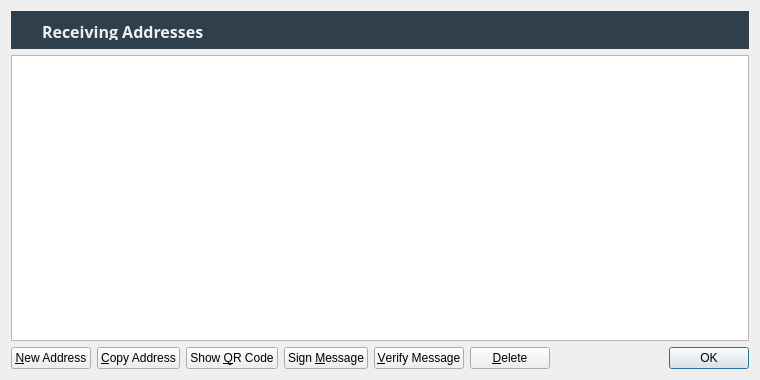
<?xml version="1.0" encoding="UTF-8"?>
<ui version="4.0">
 <class>AddressBookPage</class>
 <widget class="QWidget" name="AddressBookPage">
  <property name="geometry">
   <rect>
    <x>0</x>
    <y>0</y>
    <width>760</width>
    <height>380</height>
   </rect>
  </property>
  <property name="windowTitle">
   <string>Address Book</string>
  </property>
  <layout class="QVBoxLayout" name="verticalLayout">
   <property name="topMargin">
    <number>11</number>
   </property>
   <item>
    <widget class="QWidget" name="labelExplanation" native="true">
     <property name="maximumSize">
      <size>
       <width>16777215</width>
       <height>38</height>
      </size>
     </property>
     <property name="styleSheet">
      <string notr="true">background-color: #303F4C;</string>
     </property>
     <layout class="QHBoxLayout" name="horizontalLayout_4_1_2">
      <property name="spacing">
       <number>6</number>
      </property>
      <property name="topMargin">
       <number>9</number>
      </property>
      <item>
       <widget class="QLabel" name="label_2">
        <property name="minimumSize">
         <size>
          <width>16</width>
          <height>0</height>
         </size>
        </property>
        <property name="maximumSize">
         <size>
          <width>16</width>
          <height>16777215</height>
         </size>
        </property>
        <property name="text">
         <string>&lt;html&gt;&lt;head/&gt;&lt;body&gt;&lt;p&gt;&lt;img src=&quot;:/icons/addresses&quot;/&gt;&lt;/p&gt;&lt;/body&gt;&lt;/html&gt;</string>
        </property>
       </widget>
      </item>
      <item>
       <widget class="QLabel" name="label_5_1_2">
        <property name="font">
         <font>
          <family>Open Sans, sans-serif</family>
         </font>
        </property>
        <property name="styleSheet">
         <string notr="true">margin-top:-2px;</string>
        </property>
        <property name="text">
         <string>&lt;html&gt;&lt;head/&gt;&lt;body&gt;&lt;p&gt;&lt;span style=&quot; font-size:12pt; font-weight:600; color:#eff0f1;&quot;&gt; Receiving Addresses &lt;/span&gt;&lt;/p&gt;&lt;/body&gt;&lt;/html&gt;</string>
        </property>
       </widget>
      </item>
      <item>
       <spacer name="horizontalSpacer_2_1_2">
        <property name="orientation">
         <enum>Qt::Horizontal</enum>
        </property>
        <property name="sizeHint" stdset="0">
         <size>
          <width>40</width>
          <height>20</height>
         </size>
        </property>
       </spacer>
      </item>
     </layout>
    </widget>
   </item>
   <item>
    <widget class="QTableView" name="tableView">
     <property name="contextMenuPolicy">
      <enum>Qt::CustomContextMenu</enum>
     </property>
     <property name="toolTip">
      <string>Double-click to edit address or label</string>
     </property>
     <property name="tabKeyNavigation">
      <bool>false</bool>
     </property>
     <property name="alternatingRowColors">
      <bool>true</bool>
     </property>
     <property name="selectionMode">
      <enum>QAbstractItemView::SingleSelection</enum>
     </property>
     <property name="selectionBehavior">
      <enum>QAbstractItemView::SelectRows</enum>
     </property>
     <property name="sortingEnabled">
      <bool>true</bool>
     </property>
     <attribute name="verticalHeaderVisible">
      <bool>false</bool>
     </attribute>
    </widget>
   </item>
   <item>
    <layout class="QHBoxLayout" name="horizontalLayout">
     <item>
      <widget class="QPushButton" name="newAddressButton">
       <property name="toolTip">
        <string>Create a new address</string>
       </property>
       <property name="text">
        <string>&amp;New Address</string>
       </property>
       <property name="icon">
        <iconset resource="../bitcoin.qrc">
         <normaloff>:/icons/add2</normaloff>:/icons/add2</iconset>
       </property>
      </widget>
     </item>
     <item>
      <widget class="QPushButton" name="copyToClipboard">
       <property name="toolTip">
        <string>Copy the currently selected address to the system clipboard</string>
       </property>
       <property name="text">
        <string>&amp;Copy Address</string>
       </property>
       <property name="icon">
        <iconset resource="../bitcoin.qrc">
         <normaloff>:/icons/editcopy</normaloff>:/icons/editcopy</iconset>
       </property>
      </widget>
     </item>
     <item>
      <widget class="QPushButton" name="showQRCode">
       <property name="text">
        <string>Show &amp;QR Code</string>
       </property>
       <property name="icon">
        <iconset resource="../bitcoin.qrc">
         <normaloff>:/icons/qrcode</normaloff>:/icons/qrcode</iconset>
       </property>
      </widget>
     </item>
     <item>
      <widget class="QPushButton" name="signMessage">
       <property name="toolTip">
        <string>Sign a message to prove you own a Amsterex address</string>
       </property>
       <property name="text">
        <string>Sign &amp;Message</string>
       </property>
       <property name="icon">
        <iconset resource="../bitcoin.qrc">
         <normaloff>:/icons/edit</normaloff>:/icons/edit</iconset>
       </property>
      </widget>
     </item>
     <item>
      <widget class="QPushButton" name="verifyMessage">
       <property name="toolTip">
        <string>Verify a message to ensure it was signed with a specified Amsterex address</string>
       </property>
       <property name="text">
        <string>&amp;Verify Message</string>
       </property>
       <property name="icon">
        <iconset resource="../bitcoin.qrc">
         <normaloff>:/icons/verify2</normaloff>:/icons/verify2</iconset>
       </property>
      </widget>
     </item>
     <item>
      <widget class="QPushButton" name="deleteButton">
       <property name="toolTip">
        <string>Delete the currently selected address from the list</string>
       </property>
       <property name="text">
        <string>&amp;Delete</string>
       </property>
       <property name="icon">
        <iconset resource="../bitcoin.qrc">
         <normaloff>:/icons/remove2</normaloff>:/icons/remove2</iconset>
       </property>
      </widget>
     </item>
     <item>
      <spacer name="horizontalSpacer">
       <property name="orientation">
        <enum>Qt::Horizontal</enum>
       </property>
       <property name="sizeHint" stdset="0">
        <size>
         <width>40</width>
         <height>20</height>
        </size>
       </property>
      </spacer>
     </item>
     <item>
      <widget class="QDialogButtonBox" name="buttonBox">
       <property name="sizePolicy">
        <sizepolicy hsizetype="Maximum" vsizetype="Fixed">
         <horstretch>0</horstretch>
         <verstretch>0</verstretch>
        </sizepolicy>
       </property>
       <property name="standardButtons">
        <set>QDialogButtonBox::Ok</set>
       </property>
      </widget>
     </item>
    </layout>
   </item>
  </layout>
 </widget>
 <resources>
  <include location="../bitcoin.qrc"/>
 </resources>
 <connections/>
</ui>
